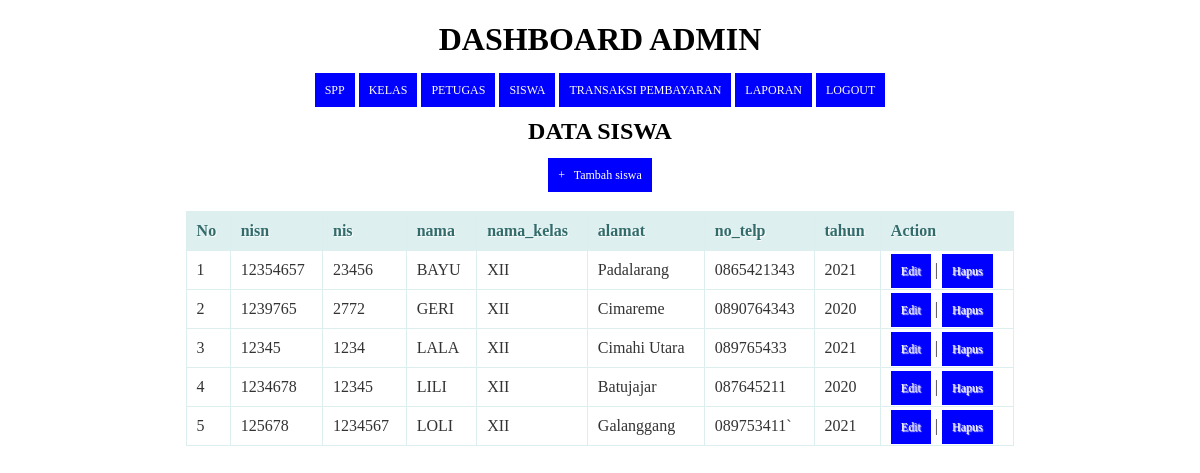
Page /siswa.php (signed in) on the committed database.
### tables this page shows
CREATE TABLE `siswa` (
  `nisn` char(10) NOT NULL,
  `nis` char(10) NOT NULL,
  `nama` varchar(35) NOT NULL,
  `id_kelas` int(11) NOT NULL,
  `alamat` text NOT NULL,
  `no_telp` varchar(13) NOT NULL,
  `id_spp` int(11) NOT NULL
);

CREATE TABLE `kelas` (
  `id_kelas` int(11) NOT NULL,
  `nama_kelas` varchar(10) NOT NULL,
  `kompetensi_keahlian` varchar(50) NOT NULL
);

CREATE TABLE `spp` (
  `id_spp` int(11) NOT NULL,
  `tahun` int(11) NOT NULL,
  `nominal` int(11) NOT NULL
);

### siswa.php (the view, shortened to what this page needs)
<!DOCTYPE html>
<html>
  <head>
  </head>
<body>
	<?php
  include ('header.php');
?>
    <center><h2>Data Siswa</h2><center>
    <center><a href="tambah_siswa.php">+ &nbsp; Tambah siswa</a><center>
    <br/>
    <table>
      <thead>
        <tr>
          <th>No</th>
          <th>nisn</th>
          <th>nis</th>
          <th>nama</th>
          <th>nama_kelas</th>
          <th>alamat</th>
          <th>no_telp</th>
          <th>tahun</th>
          <th>Action</th>
        </tr>
    </thead>
    <tbody>
      <?php
      $query = "SELECT * FROM siswa INNER JOIN kelas ON siswa.id_kelas=kelas.id_kelas INNER JOIN spp ON siswa.id_spp=spp.id_spp ORDER BY nama ASC";
      $result = mysqli_query($koneksi, $query);
      $no = 1;
      while($row = mysqli_fetch_assoc($result))
      {
      ?>
       <tr>
          <td><?php echo $no; ?></td>
          <td><?php echo $row['nisn']; ?></td>
          <td><?php echo $row['nis']; ?></td>
          <td><?php echo $row['nama']; ?></td>
          <td><?php echo $row['nama_kelas']; ?></td>
          <td><?php echo $row['alamat']; ?></td>
          <td><?php echo $row['no_telp']; ?></td>
          <td><?php echo $row['tahun']; ?></td>
          <td>
              <a href="edit_siswa.php?id=<?php echo $row['nisn']; ?>">Edit</a> |
              <a href="proses_hapussiswa.php?id=<?php echo $row['nisn']; ?>" onClick="return confirm('Anda yakin akan menghapus data ini?')">Hapus</a>
          </td>
      </tr>
      <?php
        $no++;
      }
      ?>
    </tbody>
    </table>
</body>
</html>

### header.php (shortened to what this page needs)
<!DOCTYPE html>
<html>
  <head>
  </head>
<body>
  <?php
  if($_SESSION['level']=="admin"){
  ?>
  <h1 align="center">DASHBOARD ADMIN</h1>
  <p align="center"><a href="spp.php">SPP</a>
  <a href="kelas.php">KELAS</a>
  <a href="petugas.php">PETUGAS</a>
  <a href="siswa.php">SISWA</a>
  <a href="transaksi.php">TRANSAKSI PEMBAYARAN</a>
  <a href="laporan.php">LAPORAN</a>
  <a href="logout.php">LOGOUT</a> </p>
<?php
}
  ?>
</body>
</html>

### siswa.php (style rules this page uses)
* { font-family: "Trebuchet MS"; }
h1 { text-transform: uppercase; color: black; }
h2 { text-transform: uppercase; color: black; }
table { border: solid 1px #DDEEEE; border-collapse: collapse; border-spacing: 0; width: 70%; margin: 10px auto 10px auto; }
table thead th { background-color: #DDEFEF; border: solid 1px #DDEEEE; color: #336B6B; padding: 10px; text-align: left; text-shadow: 1px 1px 1px #fff; text-decoration: none; }
table tbody td { border: solid 1px #DDEEEE; color: #333; padding: 10px; text-shadow: 1px 1px 1px #fff; }
a { background-color: blue; color: #fff; padding: 10px; text-decoration: none; font-size: 12px; }

### header.php (style rules this page uses)
* { font-family: "fantasy"; }
h1 { text-transform: uppercase; color: black; }
table { border: solid 1px #DDEEEE; border-collapse: collapse; border-spacing: 0; width: 70%; margin: 10px auto 10px auto; }
table thead th { background-color: #DDEFEF; border: solid 1px #DDEEEE; color: #336B6B; padding: 10px; text-align: left; text-shadow: 1px 1px 1px #fff; text-decoration: none; }
table tbody td { border: solid 1px #DDEEEE; color: #333; padding: 10px; text-shadow: 1px 1px 1px #fff; }
a { background-color: blue; color: #fff; padding: 10px; text-decoration: none; font-size: 12px; }

### rows in the picture
siswa: nisn "12354657", nis "23456", nama "BAYU", id_kelas.nama_kelas "XII", alamat "Padalarang", no_telp "0865421343", id_spp.tahun "2021"
siswa: nisn "1239765", nis "2772", nama "GERI", id_kelas.nama_kelas "XII", alamat "Cimareme", no_telp "0890764343", id_spp.tahun "2020"
siswa: nisn "12345", nis "1234", nama "LALA", id_kelas.nama_kelas "XII", alamat "Cimahi Utara", no_telp "089765433", id_spp.tahun "2021"
siswa: nisn "1234678", nis "12345", nama "LILI", id_kelas.nama_kelas "XII", alamat "Batujajar", no_telp "087645211", id_spp.tahun "2020"
siswa: nisn "125678", nis "1234567", nama "LOLI", id_kelas.nama_kelas "XII", alamat "Galanggang", no_telp "089753411`", id_spp.tahun "2021"
